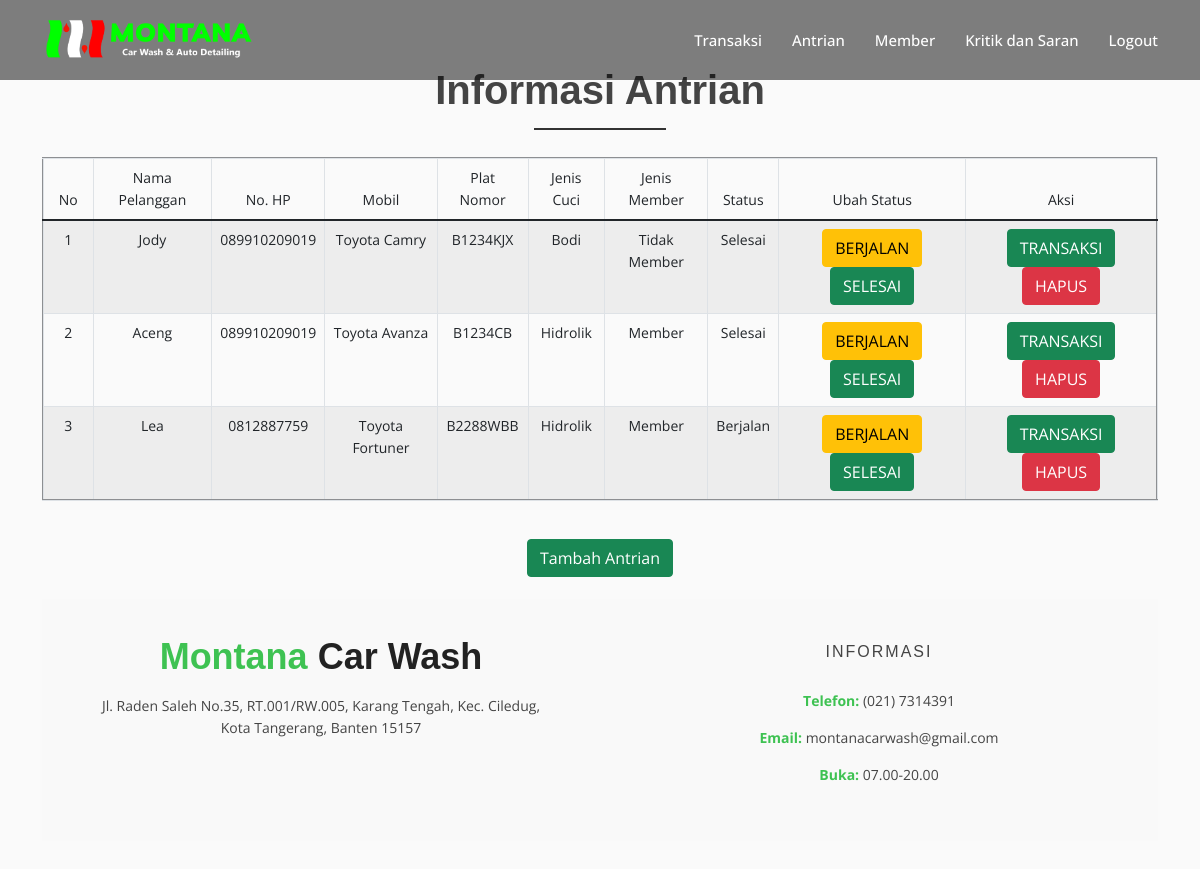
Page /antrian_admin.php on the committed database.
### tables this page shows
CREATE TABLE `antrian` (
  `id_antrian` int(12) NOT NULL,
  `namapelanggan_antrian` varchar(50) NOT NULL,
  `nohp_antrian` varchar(12) NOT NULL,
  `mobil_antrian` varchar(50) NOT NULL,
  `platnomor_antrian` varchar(50) NOT NULL,
  `jeniscuci_antrian` enum('Hidrolik','Normal','Bodi') NOT NULL,
  `member_antrian` enum('Tidak Member','Member') NOT NULL,
  `status_antrian` enum('Menunggu','Berjalan','Selesai') NOT NULL
);

### antrian_admin.php (the view, shortened to what this page needs)
<!DOCTYPE html>
<html lang="en">
<head>
  <link href="assets/vendor/animate.css/animate.min.css" rel="stylesheet">
  <link href="assets/vendor/bootstrap/css/bootstrap.min.css" rel="stylesheet">
  <link href="assets/vendor/bootstrap-icons/bootstrap-icons.css" rel="stylesheet">
  <link href="assets/vendor/boxicons/css/boxicons.min.css" rel="stylesheet">
  <link href="assets/vendor/glightbox/css/glightbox.min.css" rel="stylesheet">
  <link href="assets/vendor/swiper/swiper-bundle.min.css" rel="stylesheet">
  <link href="assets/css/gaya1.css" rel="stylesheet">
</head>
<body>
   <header id="header" class="fixed-top d-flex align-items-center">
    <div class="container d-flex justify-content-between">
      <div class="logo">
        <h1><a href="transaksi_admin.php"><img src="assets/img/logomontana.png" alt="Responsive image" class="img-fluid"></a></h1>
      </div>
      <nav id="navbar" class="navbar">
        <ul>
          <li><a href="transaksi_admin.php">Transaksi</a></li>
          <li><a href="antrian_admin.php">Antrian</a></li>
          <li><a href="member_admin.php">Member</a></li>
          <li><a href="kritiksaran_admin.php">Kritik dan Saran</a></li>
          <li><a href="logout.php">Logout</a></li>
        </ul>
      </nav>
    </div>
  </header>
    <div id="antrian" class="pricing-area area-padding">
    <div class="container">
        <div class="row">
          <div class="col-md-12 col-sm-12 col-xs-12">
            <div class="section-headline services-head text-center">
              <h2>Informasi Antrian</h2>
            </div>
          </div>
        </div>
		<br>
		  <table border="2" class="table table-bordered table-striped table-hover">
        <thead>
        <tr class="text-center">
                <td style="width: 50px;">No</td>
                <td>Nama Pelanggan</td>
                <td>No. HP</td>
                <td>Mobil</td>
                <td>Plat Nomor</td>
                <td>Jenis Cuci</td>
                <td>Jenis Member</td>
				<td>Status</td>
                <td>Ubah Status</td>
                <td>Aksi</td>
            </tr>
        </thead>
        <?php
        include "db_connection.php";
        $no = 1;
        $query = mysqli_query($conn, 'SELECT * FROM `antrian`');
        while ($data = mysqli_fetch_array($query)) {
        ?>
            <tr class="text-center">
                <td><?php echo $no++ ?></td>
                <td><?php echo $data['namapelanggan_antrian'] ?></td>
                <td><?php echo $data['nohp_antrian'] ?></td>
                <td><?php echo $data['mobil_antrian'] ?></td>
                <td><?php echo $data['platnomor_antrian'] ?></td>
                <td><?php echo $data['jeniscuci_antrian'] ?></td>
                <td><?php echo $data['member_antrian'] ?></td>
				        <td><?php echo $data['status_antrian'] ?></td>
                <td><a type="button" class="btn btn-warning" href="berjalan_status.php?id_antrian=<?php echo $data['id_antrian']; ?> " class="edit"> BERJALAN </a>
                    <a type="button" class="btn btn-success" href="selesai_status.php?id_antrian=<?php echo $data['id_antrian']; ?> " class="edit"> SELESAI </a>
                </td>
                <td><a type="button" class="btn btn-success" href="selesai_antrian.php?id_antrian=<?php echo $data['id_antrian']; ?> " class="edit"> TRANSAKSI </a>
                <a type="button" class="btn btn-danger" href="hapus_antrian.php?id_antrian=<?php echo $data['id_antrian']; ?> " class="trash" onclick="javascript: return confirm('Anda yakin akan hapus data?')"> HAPUS </a>
                </td>
            </tr>
        <?php } ?>
    </table>
    <br>
    <div class="text-center"><a type="button" class="btn btn-success" href="tambah_antrian.php">Tambah Antrian</a>
    <br><br>
  <footer>
    <div class="footer-area">
      <div class="container">
        <div class="row">
          <div class="col-md-6">
            <div class="footer-content">
              <div class="footer-head">
                <div class="footer-logo">
                  <h2><span>Montana </span>Car Wash</h2>
                </div>
                <p>Jl. Raden Saleh No.35, RT.001/RW.005, Karang Tengah, Kec. Ciledug,<br> Kota Tangerang, Banten 15157</p>
              </div>
            </div>
          </div>
          <div class="col-md-6">
            <div class="footer-content">
              <div class="footer-head">
                <h4>informasi</h4>
                <div class="footer-contacts">
                  <p><span>Telefon:</span> (021) 7314391</p>
                  <p><span>Email:</span> montanacarwash@gmail.com</p>
                  <p><span>Buka:</span> 07.00-20.00</p>
                </div>
              </div>
            </div>
          </div>
        </div>
      </div>
    </div>
  </footer>
</body>
</html>

### assets/css/gaya1.css (style rules this page uses)
html, body { height: 100%; }
img { max-width: 100%; height: auto; }
p { margin: 0 0 15px; color: #444; }
h1, h2, h3, h4, h5, h6 { font-family: "Radio Canada", sans-serif; margin: 0 0 15px; color: #444; font-weight: 500; }
h1 { font-size: 48px; line-height: 50px; }
h2 { font-size: 38px; line-height: 40px; }
h4 { font-size: 24px; line-height: 26px; }
a { transition: all 0.3s ease 0s; text-decoration: none; }
body { background: #fff none repeat scroll 0 0; color: #444; font-family: "Open Sans", sans-serif; font-size: 14px; text-align: left; overflow-x: hidden; line-height: 22px; }
ul { list-style: outside none none; margin: 0; padding: 0; }
.area-padding { padding: 70px 0px 80px; }
.section-headline h2 { display: inline-block; font-size: 40px; font-weight: 600; margin-bottom: 70px; position: relative; text-transform: capitalize; }
.section-headline h2::after { border: 1px solid #333; bottom: -20px; content: ""; left: 0; margin: 0 auto; position: absolute; right: 0; width: 40%; }
#header { height: 80px; transition: all 0.5s; z-index: 997; transition: all 0.5s; background: rgba(0, 0, 0, 0.5); }
#header .logo h1 { font-size: 36px; margin: 0; padding: 0; line-height: 1; font-weight: bold; }
#header .logo h1 a, #header .logo h1 a:hover { color: #fff; text-decoration: none; }
#header .logo img { padding: 0; margin: 0; max-height: 40px; }
.navbar { padding: 0; }
.navbar ul { margin: 0; padding: 0; display: flex; list-style: none; align-items: center; }
.navbar li { position: relative; }
.navbar a, .navbar a:focus { display: flex; align-items: center; justify-content: space-between; padding: 10px 0 10px 30px; font-size: 15px; font-weight: 500; color: #fff; white-space: nowrap; transition: 0.3s; }
.section-headline.services-head > h2 { margin-bottom: 25px; }
.pricing-area { background: rgba(0, 0, 0, 0.02) none repeat scroll 0 0; }
.footer-area { padding: 40px 0; background: #f9f9f9; }
.footer-head p { color: #444; }
.footer-head h4 { color: #444; font-size: 16px; letter-spacing: 2px; padding-bottom: 10px; text-transform: uppercase; }
.footer-logo { padding-bottom: 20px; }
.footer-logo h2 { color: #222; padding: 0; margin: 0; font-size: 36px; font-weight: bold; line-height: 1; }
.footer-logo h2 span { color: #3ec252; }
.footer-contacts p span { color: #3ec252; font-weight: 700; }
.footer-content { display: block; overflow: hidden; }

### rows in the picture
antrian: namapelanggan_antrian "Jody", nohp_antrian "089910209019", mobil_antrian "Toyota Camry", platnomor_antrian "B1234KJX", jeniscuci_antrian "Bodi", member_antrian "Tidak Member", status_antrian "Selesai"
antrian: namapelanggan_antrian "Aceng", nohp_antrian "089910209019", mobil_antrian "Toyota Avanza", platnomor_antrian "B1234CB", jeniscuci_antrian "Hidrolik", member_antrian "Member", status_antrian "Selesai"
antrian: namapelanggan_antrian "Lea", nohp_antrian "0812887759", mobil_antrian "Toyota Fortuner", platnomor_antrian "B2288WBB", jeniscuci_antrian "Hidrolik", member_antrian "Member", status_antrian "Berjalan"
